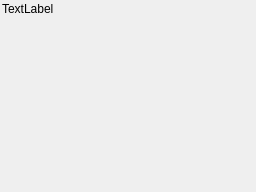
<?xml version="1.0" encoding="UTF-8"?>
<ui version="4.0">
 <class>RosterToolTip</class>
 <widget class="QWidget" name="RosterToolTip">
  <property name="geometry">
   <rect>
    <x>0</x>
    <y>0</y>
    <width>256</width>
    <height>192</height>
   </rect>
  </property>
  <property name="windowTitle">
   <string>Form</string>
  </property>
  <layout class="QVBoxLayout" name="verticalLayout">
   <property name="spacing">
    <number>2</number>
   </property>
   <property name="margin">
    <number>2</number>
   </property>
   <item>
    <widget class="QLabel" name="userInfo">
     <property name="text">
      <string>TextLabel</string>
     </property>
     <property name="alignment">
      <set>Qt::AlignLeading|Qt::AlignLeft|Qt::AlignTop</set>
     </property>
     <property name="openExternalLinks">
      <bool>true</bool>
     </property>
    </widget>
   </item>
  </layout>
 </widget>
 <resources/>
 <connections/>
</ui>
